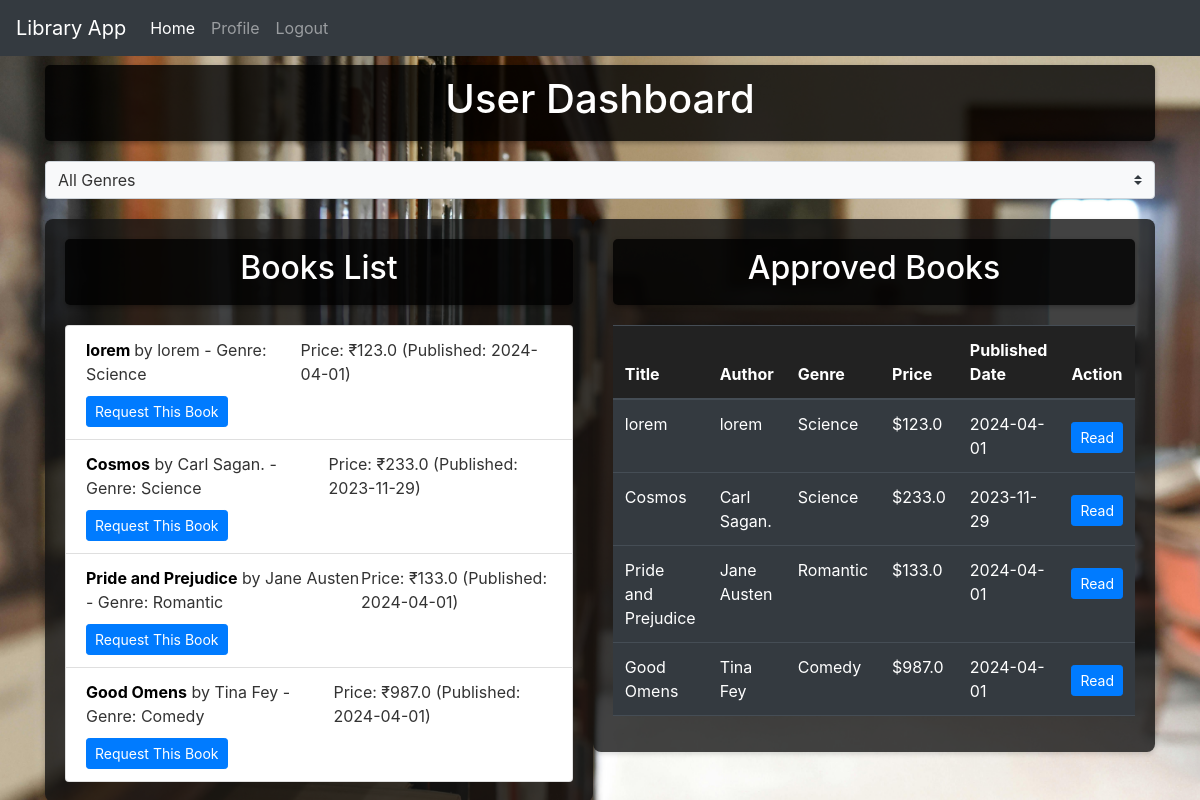
Page /dashboard (signed in) on the committed database.
### models.py (models this page shows)
class Book(db.Model):
    id=db.Column(db.Integer,primary_key=True)
    title=db.Column(db.String(100),nullable=False)
    author=db.Column(db.String(30))
    booksnum=db.Column(db.BigInteger,nullable=True)
    price=db.Column(db.Float,nullable=False)
    genre_id=db.Column(db.Integer,db.ForeignKey("genre.id"),nullable=False)
    content = db.Column(db.Text)  # Book content
    feedbacks = db.relationship('Feedback', backref='book', lazy=True)
    pubdate=db.Column(db.Date,nullable=False)
    requests = db.relationship("BookRequest", backref='book', lazy='dynamic', cascade='all, delete-orphan')  # Add this line

class Genre(db.Model):
    id=db.Column(db.Integer,primary_key=True)
    genrename=db.Column(db.String(32),unique=True)
    books=db.relationship('Book',backref='genre' ,lazy='dynamic',cascade='all,delete-orphan')#lazy here we use bz when i will acces then give it not everytime

### routes.py (the view)
@app.route('/dashboard')
def dashboard():
    if 'user_id' not in session:
        flash("You must be logged in to perform this action.")
        return redirect(url_for('login'))  # Redirect to login page if user is not logged in
    selected_genre_id = request.args.get('genre_id')
    if selected_genre_id:
        books = Book.query.filter_by(genre_id=selected_genre_id).all()
    else:
        books = Book.query.all()
    approved_books = Book.query.join(BookRequest).filter(BookRequest.status == 'approved').all()
    genres = Genre.query.all()
    return render_template('dashboard.html', books=books, approved_books=approved_books, genres=genres, selected_genre_id=selected_genre_id)

### templates/dashboard.html (shortened to what this page needs)
<!DOCTYPE html>
<html lang="en">
<head>
    <link href="https://maxcdn.bootstrapcdn.com/bootstrap/4.5.2/css/bootstrap.min.css" rel="stylesheet">
</head>
<body>
    <nav class="navbar navbar-expand-lg navbar-dark bg-dark fixed-top">
        <a class="navbar-brand" href="#">Library App</a>
        <div class="collapse navbar-collapse" id="navbarNav">
            <ul class="navbar-nav">
                <li class="nav-item active"><a class="nav-link" href="{{ url_for('index') }}">Home</a></li>
                <li class="nav-item"><a class="nav-link" href="{{ url_for('profile') }}">Profile</a></li>
                <li class="nav-item"><a class="nav-link" href="{{ url_for('logout') }}">Logout</a></li>
            </ul>
        </div>
    </nav>
    <div class="container">
        <div class="title-box"><h1>User Dashboard</h1></div>
        <div>
            <select class="custom-select" onchange="location.href = '/dashboard?genre_id=' + this.value;">
                <option value="">All Genres</option>
            </select>
        </div>
        <div class="flex-container">
            <div class="book-list">
                <div class="title-box"><h2>Books List</h2></div>
                <ul class="list-group">
                    {% for book in books %}
                    <li class="list-group-item">
                        <div class="d-flex justify-content-between align-items-center">
                            <div><strong>{{ book.title }}</strong> by {{ book.author }} - Genre: {{ book.genre.genrename }}</div>
                            <div>Price:  &#8377;{{ book.price }} (Published: {{ book.pubdate.strftime('%Y-%m-%d') }})</div>
                        </div>
                        {% if book.id in requested_books_ids %}
                        <button class="btn btn-secondary btn-sm" disabled>Already Requested</button>
                        {% else %}
                        <form action="/request-book" method="post">
                            <button type="submit" class="btn btn-primary btn-sm">Request This Book</button>
                        </form>
                        {% endif %}
                    </li>
                    {% endfor %}
                </ul>
            </div>
            <div class="approved-books">
                <div class="title-box"><h2>Approved Books</h2></div>
                <table class="table table-dark">
                    <thead>
                        <tr>
                            <th>Title</th>
                            <th>Author</th>
                            <th>Genre</th>
                            <th>Price</th>
                            <th>Published Date</th>
                            <th>Action</th>
                        </tr>
                    </thead>
                    <tbody>
                        {% for book in approved_books %}
                        <tr>
                            <td>{{ book.title }}</td>
                            <td>{{ book.author }}</td>
                            <td>{{ book.genre.genrename }}</td>
                            <td>${{ book.price }}</td>
                            <td>{{ book.pubdate.strftime('%Y-%m-%d') }}</td>
                            <td>
                                <a href="{{ url_for('read_book', book_id=book.id) }}" class="btn btn-primary btn-sm">Read</a>
                            </td>
                        </tr>
                        {% else %}
                        <tr><td colspan="6">No approved books available.</td></tr>
                        {% endfor %}
                    </tbody>
                </table>
            </div>
        </div>
    </div>
</body>
</html>

### templates/dashboard.html (style rules this page uses)
body { padding-top: 65px; background: url('/static/background.jpg') no-repeat center center fixed; background-size: cover; min-height: 100vh; display: flex; flex-direction: column; align-items: center; color: #fff; }
.custom-select { font-size: 1rem; color: #333; background-color: #f8f9fa; border-radius: 0.25rem; }
.custom-select option { background-color: white; color: #333; }
.flex-container { display: flex; justify-content: space-around; align-items: flex-start; flex-wrap: wrap; }
.title-box { width: 100%; background-color: rgba(0, 0, 0, 0.8); padding: 10px; margin-bottom: 20px; box-shadow: 0 2px 5px rgba(0,0,0,0.3); text-align: center; border-radius: 5px; }
.book-list, .approved-books { flex: 1 1 45%; background-color: rgba(19, 19, 19, 0.8); padding: 20px; margin-top: 20px; border-radius: 8px; box-shadow: 0 2px 5px rgba(0,0,0,0.15); }
table { width: 100%; background-color: #333; color: white; }
th, td { padding: 10px; border-bottom: 1px solid #555; }
th { background-color: #222; }
.btn-primary, .btn-secondary { margin-top: 10px; }
.book-list li { color: #333; }
.book-list strong { color: #000; }

### rows in the picture
Book: title "lorem", author "lorem", genre.genrename "Science", price "123.0", pubdate "2024-04-01"
Book: title "Cosmos", author "Carl Sagan.", genre.genrename "Science", price "233.0", pubdate "2023-11-29"
Book: title "Pride and Prejudice", author "Jane Austen", genre.genrename "Romantic", price "133.0", pubdate "2024-04-01"
Book: title "Good Omens", author "Tina Fey", genre.genrename "Comedy", price "987.0", pubdate "2024-04-01"
